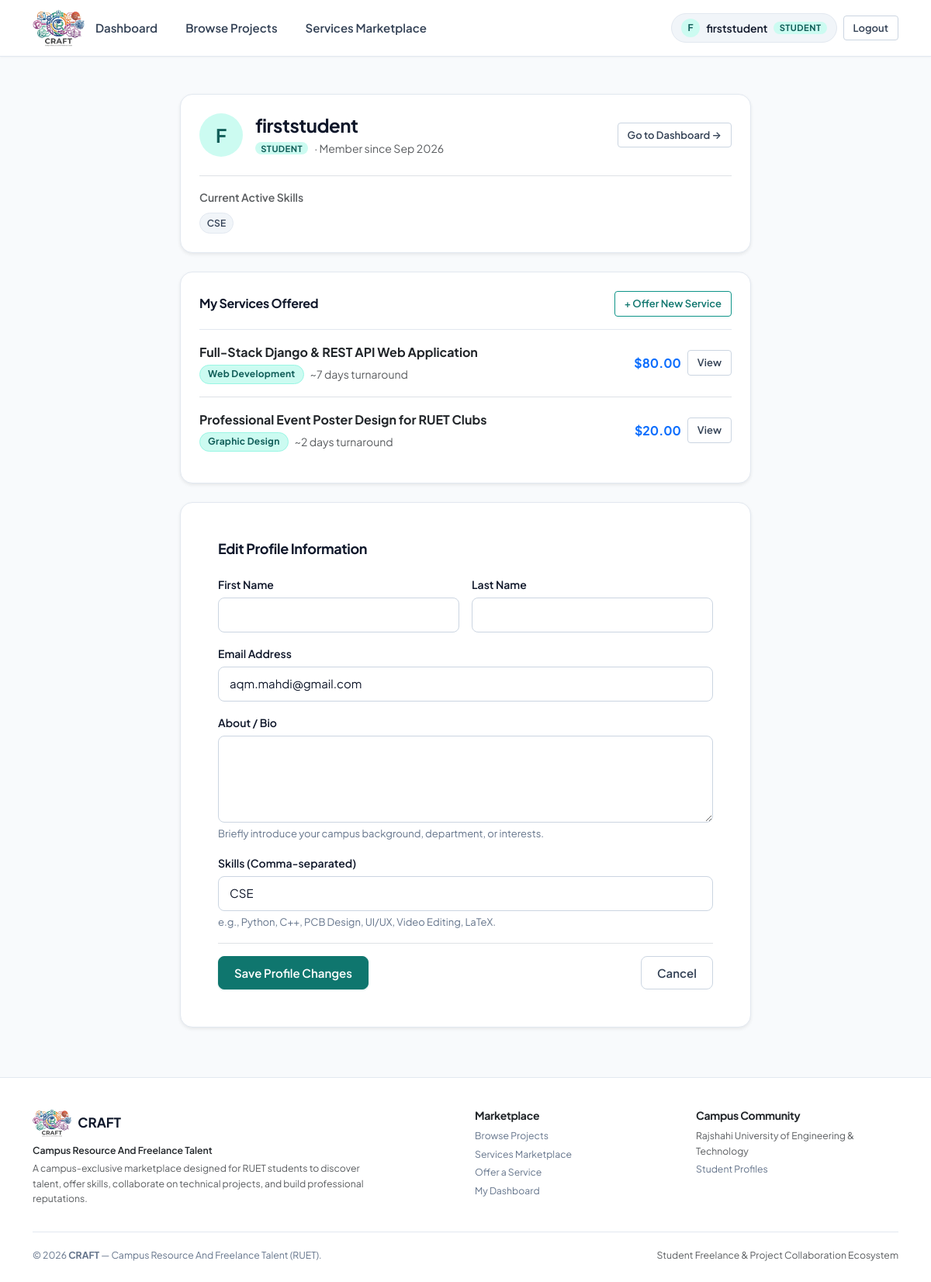
The page /accounts/profile/ (signed in) on the database its author committed.
### accounts/models.py (models this page shows, shortened)
class User(AbstractUser):
    class Role(models.TextChoices):
        STUDENT = 'student', 'Student'
        CLIENT = 'client', 'Client'
        ADMIN = 'admin', 'Admin'
    role = models.CharField(max_length=10, choices=Role.choices, default=Role.STUDENT)
    skills = models.CharField(max_length=255, blank=True, help_text="Comma separated skills")
    bio = models.TextField(blank=True)
    company_name = models.CharField(max_length=150, blank=True)
    @property
    def is_student(self):
        return self.role == self.Role.STUDENT
    @property
    def is_client(self):
        return self.role == self.Role.CLIENT
    @property
    def is_admin_role(self):
        return self.role == self.Role.ADMIN or self.is_superuser

### services/models.py (models this page shows, shortened)
class Service(models.Model):
    class Category(models.TextChoices):
        WEB_DEV = 'Web Development', 'Web Development'
        PROGRAMMING = 'Programming', 'Programming & Software'
        APP_DEV = 'App Development', 'App Development'
        GRAPHIC_DESIGN = 'Graphic Design', 'Graphic Design'
        UI_UX = 'UI/UX Design', 'UI/UX Design'
        EMBEDDED = 'Embedded Systems', 'Embedded Systems & IoT'
        ELECTRONICS = 'Electronics', 'Electronics & Hardware'
        CAD_ENGINEERING = 'CAD & Engineering', 'CAD & Engineering Modeling'
        WRITING = 'Writing', 'Technical Writing & Documentation'
        VIDEO_EDITING = 'Video Editing', 'Video Editing & Media'
        PHOTOGRAPHY = 'Photography', 'Campus Photography'
        TUTORING = 'Tutoring', 'Academic Tutoring'
        RESEARCH = 'Research', 'Research Assistance'
        OTHER = 'Other', 'Other Services'
    creator = models.ForeignKey(
        settings.AUTH_USER_MODEL,
        on_delete=models.CASCADE,
        related_name='services'
    )
    title = models.CharField(
        max_length=200,
        help_text="e.g. I will design professional event posters for your RUET club"
    )
    description = models.TextField(
        help_text="Describe the scope, deliverables, and what clients should expect."
    )
    category = models.CharField(
        max_length=50,
        choices=Category.choices,
        default=Category.WEB_DEV
    )
    skills = models.CharField(
        max_length=255,
        blank=True,
        help_text="Relevant tools or technologies, comma-separated (e.g. React, Tailwind, Figma)"
    )
    delivery_time_days = models.PositiveIntegerField(
        default=3,
        help_text="Expected delivery time in days"
    )
    price_estimate = models.DecimalField(
        max_digits=10,
        decimal_places=2,
        null=True,
        blank=True,
        help_text="Optional starting price or estimated budget in USD"
    )
    is_active = models.BooleanField(
        default=True,
        help_text="Toggle service availability in the marketplace"
    )
    created_at = models.DateTimeField(auto_now_add=True)
    updated_at = models.DateTimeField(auto_now=True)
    class Meta:
        ordering = ['-created_at']

### accounts/views.py (the view)
# urls.py: path('profile/', views.profile_view, name='profile'),
@login_required
def profile_view(request):
    if request.method == 'POST':
        form = ProfileUpdateForm(request.POST, instance=request.user)
        if form.is_valid():
            form.save()
            messages.success(request, "Profile updated successfully.")
            return redirect('accounts:profile')
    else:
        form = ProfileUpdateForm(instance=request.user)
    return render(request, 'accounts/profile.html', {'form': form})

### templates/accounts/profile.html (shortened to what this page needs)
{% extends 'base.html' %}
{% block content %}
<div class="row justify-content-center py-3">
    <div class="col-12 col-lg-8">
        <div class="card p-4 mb-4 shadow-sm">
            <div class="d-flex flex-column flex-sm-row align-items-sm-center justify-content-between gap-3">
                <div class="d-flex align-items-center gap-3">
                    <div class="cw-user-avatar" style="width: 56px; height: 56px; font-size: 1.5rem;">
                        {{ user.username|make_list|first|upper }}
                    </div>
                    <div>
                        <h3 class="mb-1">{{ user.get_full_name|default:user.username }}</h3>
                        <div class="d-flex flex-wrap align-items-center gap-2">
                            <span class="cw-role-pill cw-role-{{ user.role }}">{{ user.role }}</span>
                            <span class="text-muted small">&middot; Member since {{ user.date_joined|date:"M Y" }}</span>
                        </div>
                    </div>
                </div>
                <div>
                    <a href="{% url 'accounts:dashboard' %}" class="btn btn-sm btn-outline-secondary">
                        Go to Dashboard &rarr;
                    </a>
                </div>
            </div>
            {% if user.skills %}
                <div class="mt-4 pt-3 border-top">
                    <div class="form-label text-muted small mb-2">Current Active Skills</div>
                    <div class="d-flex flex-wrap gap-2">
                        {% for skill in user.skills.split %}
                            <span class="cw-skill-chip">{{ skill|cut:"," }}</span>
                        {% endfor %}
                    </div>
                </div>
            {% endif %}
        </div>
        <div class="card p-4 mb-4 shadow-sm">
            <div class="d-flex align-items-center justify-content-between mb-3">
                <h5 class="fw-bold mb-0">My Services Offered</h5>
                <a href="{% url 'services:service_create' %}" class="btn btn-sm btn-outline-primary">
                    + Offer New Service
                </a>
            </div>
            {% if user.services.all %}
                <div class="list-group list-group-flush">
                    {% for service in user.services.all %}
                        <div class="list-group-item px-0 py-3 d-flex flex-column flex-sm-row justify-content-between align-items-sm-center gap-2">
                            <div>
                                <a href="{% url 'services:service_detail' service.pk %}" class="fw-bold text-dark text-decoration-none">
                                    {{ service.title }}
                                </a>
                                <div class="d-flex align-items-center gap-2 mt-1">
                                    <span class="badge bg-primary">{{ service.category }}</span>
                                    <span class="text-muted small">~{{ service.delivery_time_days }} days turnaround</span>
                                </div>
                            </div>
                            <div class="d-flex align-items-center gap-2">
                                {% if service.price_estimate %}
                                    <span class="fw-bold text-primary">${{ service.price_estimate }}</span>
                                {% endif %}
                                <a href="{% url 'services:service_detail' service.pk %}" class="btn btn-sm btn-outline-secondary">
                                    View
                                </a>
                            </div>
                        </div>
                    {% endfor %}
                </div>
            {% else %}
                <p class="text-muted small mb-0">
                    You have not published any service offerings yet. Share your technical, creative, or academic skills with the campus community!
                </p>
            {% endif %}
        </div>
        <div class="card p-4 p-md-5 shadow-sm">
            <h4 class="fw-bold mb-4">Edit Profile Information</h4>
            <form method="post" novalidate>
                <div class="row g-3 mb-3">
                    <div class="col-sm-6">
                        <label class="form-label" for="{{ form.first_name.id_for_label }}">First Name</label>
                        {{ form.first_name }}
                    </div>
                    <div class="col-sm-6">
                        <label class="form-label" for="{{ form.last_name.id_for_label }}">Last Name</label>
                        {{ form.last_name }}
                    </div>
                </div>
                <div class="mb-3">
                    <label class="form-label" for="{{ form.email.id_for_label }}">Email Address</label>
                    {{ form.email }}
                </div>
                <div class="mb-3">
                    <label class="form-label" for="{{ form.bio.id_for_label }}">About / Bio</label>
                    {{ form.bio }}
                    <div class="form-text">Briefly introduce your campus background, department, or interests.</div>
                </div>
                {% if user.is_student or user.is_admin_role %}
                    <div class="mb-3">
                        <label class="form-label" for="{{ form.skills.id_for_label }}">Skills (Comma-separated)</label>
                        {{ form.skills }}
                        <div class="form-text">e.g., Python, C++, PCB Design, UI/UX, Video Editing, LaTeX.</div>
                    </div>
                {% endif %}
                <div class="d-flex align-items-center justify-content-between pt-3 border-top">
                    <button type="submit" class="btn btn-primary">Save Profile Changes</button>
                    <a href="{% url 'accounts:dashboard' %}" class="btn btn-outline-secondary">Cancel</a>
                </div>
            </form>
        </div>
    </div>
</div>
{% endblock %}

### templates/base.html (shortened to what this page needs)
{% load static %}
<!DOCTYPE html>
<html lang="en">
<head>
    <link href="{% static 'vendor/css/bootstrap.min.css' %}" rel="stylesheet">
    <link href="{% static 'css/base.css' %}" rel="stylesheet">
    <link href="{% static 'css/components.css' %}" rel="stylesheet">
</head>
<body>
<header class="cw-navbar">
    <div class="container">
        <a class="cw-brand" href="{% url 'home' %}" title="CRAFT — Campus Resource And Freelance Talent" aria-label="CRAFT — Campus Resource And Freelance Talent">
            <img src="{% static 'images/craft-logo.png' %}" alt="CRAFT — Campus Resource And Freelance Talent" class="cw-navbar-logo">
        </a>
        <div class="collapse navbar-collapse d-lg-flex justify-content-between" id="cwNavCollapse">
            <ul class="cw-nav-links my-2 my-lg-0">
                {% if user.is_authenticated %}
                    <li>
                        <a class="cw-nav-link" href="{% url 'accounts:dashboard' %}">Dashboard</a>
                    </li>
                    <li>
                        <a class="cw-nav-link" href="{% url 'projects:project_list' %}">Browse Projects</a>
                    </li>
                    <li>
                        <a class="cw-nav-link" href="{% url 'services:service_list' %}">Services Marketplace</a>
                    </li>
                {% endif %}
            </ul>
            <div class="d-flex align-items-center gap-2 mt-2 mt-lg-0">
                {% if user.is_authenticated %}
                    <a href="{% url 'accounts:profile' %}" class="cw-user-badge" title="View & Edit Profile">
                        <span class="cw-user-avatar">{{ user.username|make_list|first|upper }}</span>
                        <span>{{ user.username }}</span>
                        <span class="cw-role-pill cw-role-{{ user.role }}">{{ user.role }}</span>
                    </a>
                    <form method="post" action="{% url 'accounts:logout' %}" class="d-inline" data-no-disable="true">
                        <button type="submit" class="btn btn-sm btn-outline-secondary" title="Sign out of your account">Logout</button>
                    </form>
                {% else %}
                    <a href="{% url 'accounts:login' %}" class="btn btn-sm btn-outline-secondary">Sign In</a>
                    <a href="{% url 'accounts:register' %}" class="btn btn-sm btn-primary">Get Started</a>
                {% endif %}
            </div>
        </div>
    </div>
</header>
<main class="cw-main-content">
    <div class="container">
        {% block content %}{% endblock %}
    </div>
</main>
<footer class="cw-footer">
    <div class="container">
        <div class="row gy-4">
            <div class="col-md-6">
                <div class="d-flex align-items-center gap-2 mb-2">
                    <img src="{% static 'images/craft-logo.png' %}" alt="CRAFT Logo" class="cw-footer-logo">
                    <span class="cw-footer-brand mb-0">CRAFT</span>
                </div>
                <div class="fw-semibold text-dark small mb-1">Campus Resource And Freelance Talent</div>
                <p class="text-muted small mb-0" style="max-width: 440px;">
                    A campus-exclusive marketplace designed for RUET students to discover talent, offer skills, collaborate on technical projects, and build professional reputations.
                </p>
            </div>
            <div class="col-md-3 col-6">
                <h6 class="fw-bold text-dark mb-2">Marketplace</h6>
                <ul class="list-unstyled small mb-0">
                    <li class="mb-1"><a href="{% url 'projects:project_list' %}">Browse Projects</a></li>
                    <li class="mb-1"><a href="{% url 'services:service_list' %}">Services Marketplace</a></li>
                    {% if user.is_authenticated %}
                        <li class="mb-1"><a href="{% url 'services:service_create' %}">Offer a Service</a></li>
                    {% endif %}
                    <li><a href="{% url 'accounts:dashboard' %}">My Dashboard</a></li>
                </ul>
            </div>
            <div class="col-md-3 col-6">
                <h6 class="fw-bold text-dark mb-2">Campus Community</h6>
                <ul class="list-unstyled small mb-0">
                    <li class="mb-1"><span class="text-muted">Rajshahi University of Engineering & Technology</span></li>
                    <li class="mb-1"><a href="{% url 'accounts:profile' %}">Student Profiles</a></li>
                </ul>
            </div>
        </div>
        <div class="cw-footer-bottom small">
            <div>&copy; {% now "Y" %} <strong>CRAFT</strong> &mdash; Campus Resource And Freelance Talent (RUET).</div>
            <div class="text-muted">Student Freelance & Project Collaboration Ecosystem</div>
        </div>
    </div>
</footer>
</body>
</html>

### rows shown on the page
User: username|make_list "F", username "firststudent", role "STUDENT", get_full_name "firststudent", date_joined "Sep 2026", split "CSE", email "aqm.mahdi@gmail.com", skills "CSE"
Service: title "Full-Stack Django & REST API Web Application", category "Web Development", delivery_time_days "7", price_estimate "80.00"
Service: title "Professional Event Poster Design for RUET Clubs", category "Graphic Design", delivery_time_days "2", price_estimate "20.00"
